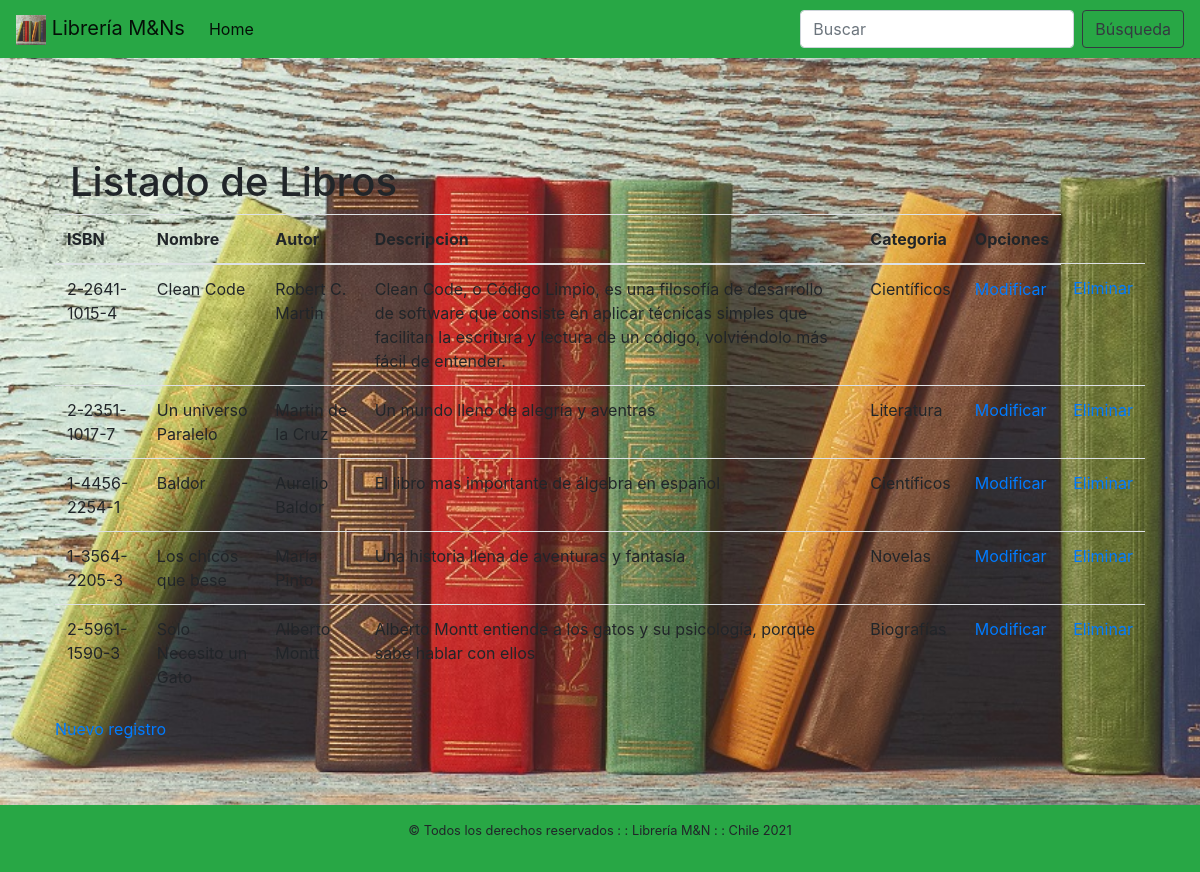
The page /home on the database its author committed.
### core/models.py (models this page shows, shortened)
class Libro(models.Model):
    isbn = models.CharField(max_length=20, primary_key=True, verbose_name='ISBN')
    nombre = models.CharField(max_length=50, verbose_name='Nombre del libro')
    autor = models.CharField(max_length=20, null=True, blank=True, verbose_name='Autor')
    descripcion = models.CharField(max_length=200, null=True, blank=True, verbose_name='Descripción')
    categoria = models.ForeignKey(Categoria, on_delete=models.CASCADE)

class Categoria(models.Model):
    idCategoria = models.IntegerField(primary_key=True, verbose_name='Id de categoria')
    nombreCategoria = models.CharField(max_length=50, verbose_name ="Nombre de la categoria")
    def __str__(self):
        return self.nombreCategoria

### core/views.py (the view)
# urls.py: path('home', home, name="home"),
def home(request):
    libros = Libro.objects.all()
    datos = {'libros' : libros}
    return render(request, 'core/home.html', datos)

### core/templates/core/home.html (shortened to what this page needs)
{% load static %}
<!doctype html>
<html lang="en">
<head>
    <link rel="stylesheet" href="https://cdn.jsdelivr.net/npm/bootstrap@4.6.0/dist/css/bootstrap.min.css">
    <link rel="stylesheet" href="{% static 'css/Estilo.css'%}">
</head>
<body>
    <body>
        <div class="fondo">
            <nav class="navbar navbar-expand-lg navbar-light bg-success ">
                <a class="navbar-brand" href="{% url 'principal'%}"> <img src="{% static 'Img/libros.jpg'%}" width="30" height="30" alt=""> Librería M&Ns</a>
                <div class="collapse navbar-collapse" id="navbarScroll">
                    <ul class="navbar-nav mr-auto my-2 my-lg-0 navbar-nav-scroll" style="max-height: 100px;">
                        <li class="nav-item active">
                            <a class="nav-link" href="{% url 'principal'%}" target="_blank">Home<span class="sr-only">(current)</span></a>
                        </li>
                    </ul>
                    <form class="d-flex">
                        <input class="form-control mr-2" type="search" placeholder="Buscar" aria-label="Search">
                        <button class="btn btn-outline-dark" type="submit">Búsqueda</button>
                    </form>
                </div>
            </nav>
            <div class="container">
                <h1>Listado de Libros</h1>
                <div class="row">
                    <table class="table">
                        <thead>
                            <tr>
                                <th scope="col">ISBN</th>
                                <th scope="col">Nombre</th>
                                <th scope="col">Autor</th>
                                <th scope="col">Descripcion</th>
                                <th scope="col">Categoria</th>
                                <th scope="col">Opciones</th>
                            </tr>
                        </thead>
                        <tbody>
                            {% for li in libros %}
                            <tr>
                                <td>{{li.isbn}}</td>
                                <td>{{li.nombre}}</td>
                                <td>{{li.autor}}</td>
                                <td>{{li.descripcion}}</td>
                                <td>{{li.categoria}}</td>
                                <td><a href="{% url 'form_mod_libro' li.isbn %}">Modificar</a></td>
                                <td><a href="{% url 'form_del_libro' li.isbn %}">Eliminar</a></td>
                            </tr>
                            {% endfor %}
                        </tbody>
                    </table>
                    <a href="{% url 'form_libro' %}">Nuevo registro</a>
                </div>
            </div>
            <br>
            <div class="container-fluid bg-success text-center p-3 ">
                <p class="small ">&copy; Todos los derechos reservados : : Librería M&N : : Chile 2021</p>
            </div>
    </body>
</html>

### core/static/css/Estilo.css (style rules this page uses)
.fondo { background: url(Img1/libros.jpg); background-size: cover; }
body { background: lightgreen; }
.container { margin-top: 5%; padding: 40px; }

### rows shown on the page
Libro: isbn "2-2641-1015-4", nombre "Clean Code", autor "Robert C. Martin", descripcion "Clean Code, o Código Limpio, es una filosofía de desarrollo de software que consiste en aplicar técnicas simples que facilitan la escritura y lectura de un código, volviéndolo más fácil de entender.", categoria "Científicos"
Libro: isbn "2-2351-1017-7", nombre "Un universo Paralelo", autor "Martin de la Cruz", descripcion "Un mundo lleno de alegría y aventras", categoria "Literatura"
Libro: isbn "1-4456-2254-1", nombre "Baldor", autor "Aurelio Baldor", descripcion "El libro mas importante de álgebra en español", categoria "Científicos"
Libro: isbn "1-3564-2205-3", nombre "Los chicos que bese", autor "María Pinto", descripcion "Una historia llena de aventuras y fantasía", categoria "Novelas"
Libro: isbn "2-5961-1590-3", nombre "Solo Necesito un Gato", autor "Alberto Montt", descripcion "Alberto Montt entiende a los gatos y su psicología, porque sabe hablar con ellos", categoria "Biografías"
